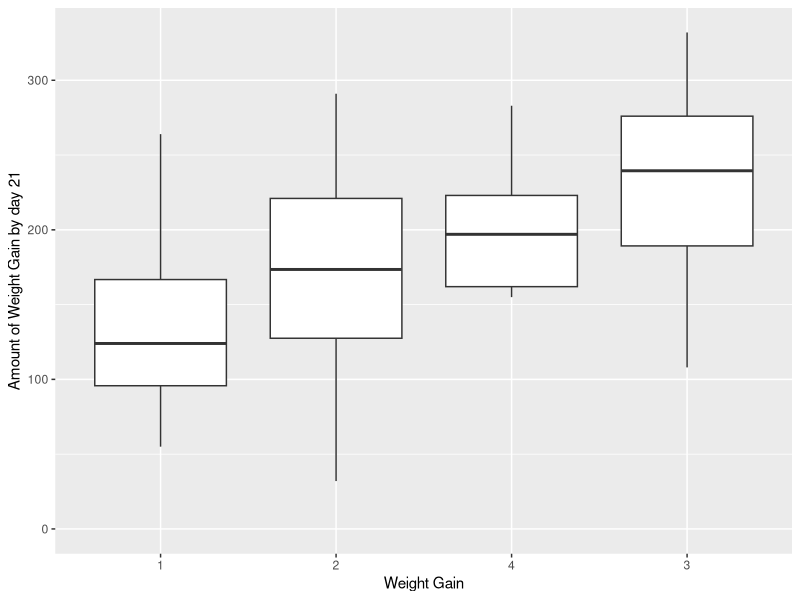
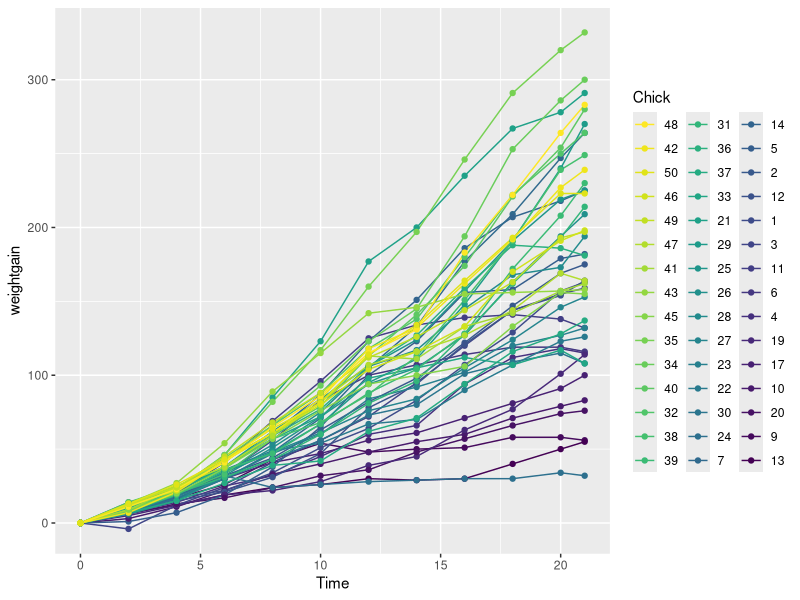

Write R code to recreate these figures, in order.
library(ggplot2)
library(dplyr)
library(datasets)
?ChickWeight

#Question 1
weight0 <- ChickWeight %>%
  filter(Time == 0) %>%
  group_by(Diet) %>%
  summarize(avg_weight = mean(weight, na.rm = TRUE), sd_weight = sd(weight, na.rm = TRUE)) %>%
  print

  #Extra Credit

#Question 2
#find number of occurences for each chick
ChickWeight %>%
  group_by(Chick) %>%
  summarize(max12 = n()) %>%
  filter(max12 != 12) %>% 
  print(n= Inf)


complete <- filter(ChickWeight, Chick != 8 & Chick != 15 & Chick != 16 & Chick != 18 & Chick != 44)
head(complete, n=3)


#Question 3
complete<- complete %>%
  group_by(Chick) %>%
  mutate(weightgain = (weight - weight[Time == 0]))

head(complete, n= 3)

#Question 4 ?
day21<- filter(complete, Time == 21)
one<- tmp <- ggplot(day21, aes(x = reorder(Diet, weightgain, FUN = median), y = weightgain)) + geom_boxplot() + expand_limits(y=0) + xlab("Weight Gain") + ylab("Amount of Weight Gain by day 21") 
one<- one + theme(plot.title = element_text(hjust=0.5))
one

#Question 5
#a
#complete$weightgain = as.factor(complete$weightgain)
str(complete)

ggplot(complete, aes(x=Time, y=weightgain, group=Chick, colour= Chick)) + geom_line() + geom_point() + guides(colour = guide_legend(reverse=T))


#Question 6
least<- complete[complete[, 'Time'] == 0, ]

least<- least[order(least$weight), ] 
View(least)

most<- complete[complete[, 'Time'] == 21, ]
most<- most[order(most$weight), ]
most



#Question 7





#Question 8

